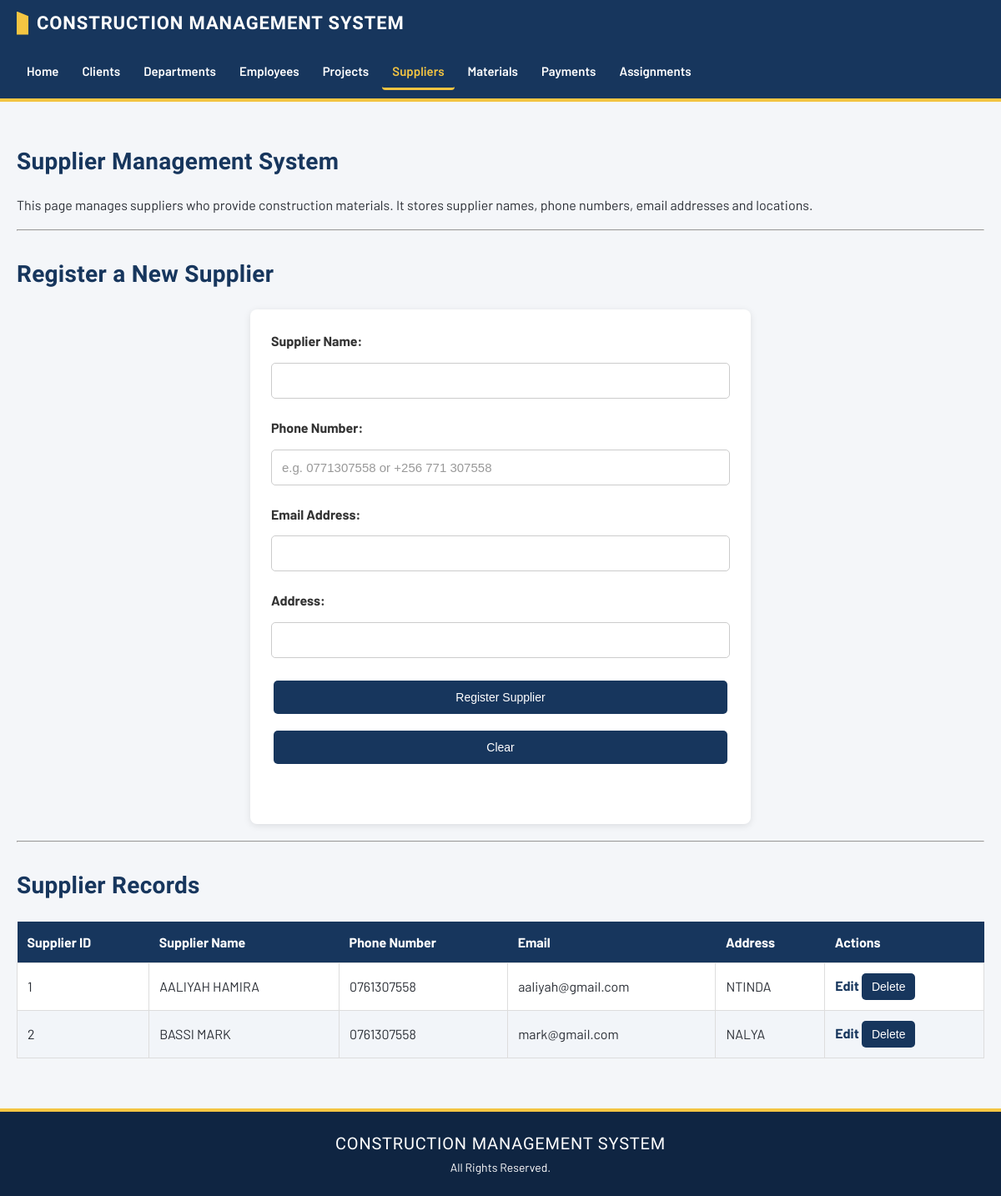
The app's page /supplier/ with its own data.
### myapp/models.py (models this page shows, shortened)
class supplier(models.Model):
    SupplierName = models.CharField(max_length=150)
    PhoneNumber = models.CharField(max_length=20)
    Email = models.EmailField()
    Address = models.CharField(max_length=200)

### myapp/views.py (the view, shortened to what this page needs)
# urls.py: path('supplier/', views.supplier_view, name='supplier'),
def supplier_view(request):
    all_suppliers = supplier.objects.all()
    return render(request, 'supplier.html', {
        'suppliers': all_suppliers
    })

### myapp/templates/supplier.html (shortened to what this page needs)
{% extends 'base.html' %}
{% block content %}
<h2>Supplier Management System</h2>
<p>
    This page manages suppliers who provide construction materials.
    It stores supplier names, phone numbers, email addresses and locations.
</p>
<hr>
<h2>Register a New Supplier</h2>
<form id="supplierForm" method="POST"
      onsubmit="return validateSupplierForm()">
    <label for="supplier_name">Supplier Name:</label>
    <input type="text" id="supplier_name"
           name="SupplierName" required>
    <label for="phone">Phone Number:</label>
    <input type="tel" id="phone" name="PhoneNumber" required
           placeholder="e.g. 0771307558 or +256 771 307558">
    <label for="email">Email Address:</label>
    <input type="email" id="email" name="Email" required>
    <label for="address">Address:</label>
    <input type="text" id="address" name="Address" required>
    <button type="submit">Register Supplier</button>
    <button type="reset">Clear</button>
</form>
<hr>
<h2>Supplier Records</h2>
<table>
    <thead>
        <tr>
            <th>Supplier ID</th>
            <th>Supplier Name</th>
            <th>Phone Number</th>
            <th>Email</th>
            <th>Address</th>
            <th>Actions</th>
        </tr>
    </thead>
    <tbody>
        {% for supplier in suppliers %}
        <tr>
            <td>{{ supplier.id }}</td>
            <td>{{ supplier.SupplierName }}</td>
            <td>{{ supplier.PhoneNumber }}</td>
            <td>{{ supplier.Email }}</td>
            <td>{{ supplier.Address }}</td>
            <td>
                <a href="{% url 'update_supplier' supplier.id %}">
                    Edit
                </a>
                <form method="POST"
                      action="{% url 'delete_supplier' supplier.id %}"
                      class="delete-form">
                    <button type="submit"
                            onclick="return confirm('Are you sure you want to delete this supplier?')">
                        Delete
                    </button>
                </form>
            </td>
        </tr>
        {% empty %}
        <tr>
            <td colspan="6">No suppliers registered yet.</td>
        </tr>
        {% endfor %}
    </tbody>
</table>
{% endblock %}

### myapp/static/style.css (style rules this page uses)
:root { --navy: #17365d; --navy-dark: #0f2542; --blue: #245a91; --safety: #f4c542; --paper: #f4f6f9; --ink: #2b2f36; --font-body: "Barlow", "Segoe UI", Arial, sans-serif; --font-display: "Barlow Condensed", "Arial Narrow", Arial, sans-serif; }
* { box-sizing: border-box; }
body { font-family: var(--font-body); background-color: var(--paper); color: var(--ink); margin: 0; padding: 0; line-height: 1.6; }
h1, h2 { font-family: var(--font-display); color: var(--navy); letter-spacing: 0.01em; }
h2 { font-size: 28px; margin-top: 30px; margin-bottom: 15px; }
p { font-size: 16px; }
a { color: var(--navy); }
form { background-color: white; max-width: 600px; margin: 20px auto; padding: 25px; border-radius: 8px; box-shadow: 0 2px 8px rgba(0, 0, 0, 0.1); display: flex; flex-direction: column; gap: 10px; }
form label { display: block; font-weight: bold; color: #333; margin-bottom: 3px; }
form input[type="text"], form input[type="email"], form input[type="number"], form input[type="date"], form input[type="password"], form input[type="tel"], form select, form textarea { width: 100%; padding: 12px; border: 1px solid #ccc; border-radius: 5px; font-size: 15px; margin-bottom: 12px; }
form input::placeholder, form textarea::placeholder { color: #999; }
button, input[type="submit"], input[type="reset"] { background-color: var(--navy); color: white; padding: 12px 18px; border: none; border-radius: 5px; cursor: pointer; font-size: 14px; margin: 5px 3px; }
table { width: 100%; border-collapse: collapse; background-color: white; margin-top: 20px; overflow: hidden; }
th { background-color: var(--navy); color: white; padding: 12px; text-align: left; }
td { padding: 12px; border: 1px solid #ddd; }
tr:nth-child(even) { background-color: #f2f5f9; }
table a { color: var(--navy); font-weight: bold; text-decoration: none; }
.delete-form { display: inline; max-width: none; margin: 0; padding: 0; background: transparent; box-shadow: none; }
.delete-form button { margin: 0; padding: 8px 12px; }

### records on screen
supplier: id "1", SupplierName "AALIYAH HAMIRA", PhoneNumber "0761307558", Email "aaliyah@gmail.com", Address "NTINDA"
supplier: id "2", SupplierName "BASSI MARK", PhoneNumber "0761307558", Email "mark@gmail.com", Address "NALYA"
